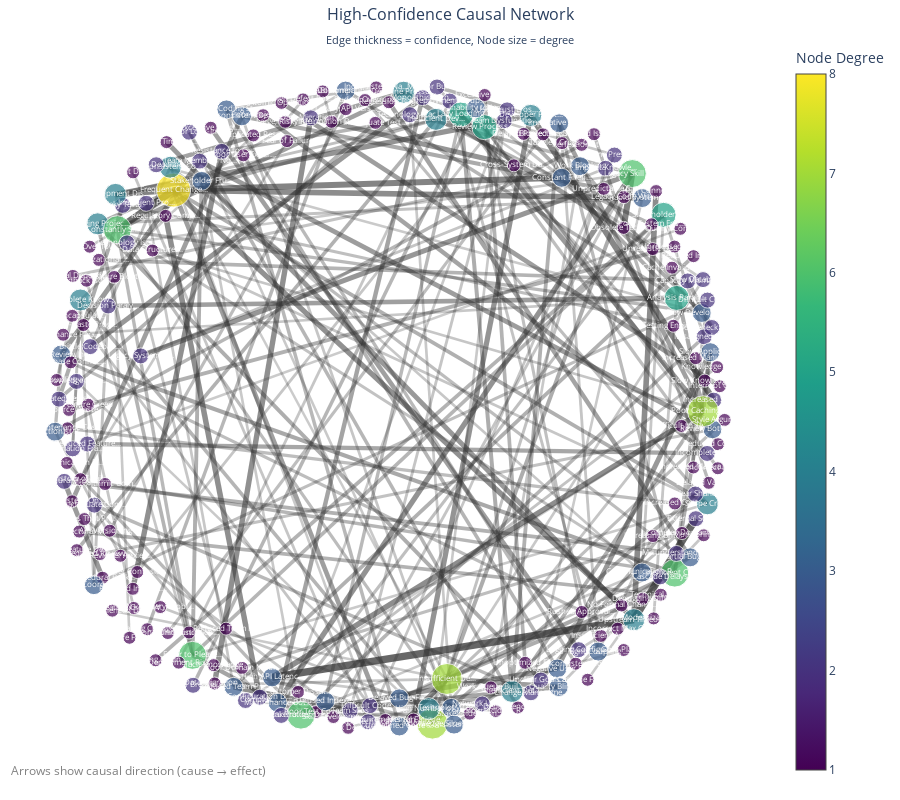

The notebook cell this image was saved under:
### Markdown cell above
## 4. Interactive Plotly Network Visualization

### Code cell
# Create network graph with high-confidence relationships
high_confidence_threshold = df['confidence'].quantile(0.8)  # Top 20%
high_conf_df = df[df['confidence'] >= high_confidence_threshold]

print(f"Using threshold: {high_confidence_threshold:.3f}")
print(f"High confidence relationships: {len(high_conf_df)}")

# Create network graph
G = nx.DiGraph()

# Add nodes and edges
for _, row in high_conf_df.iterrows():
    # Determine source and target based on stronger direction
    if '→' in row['stronger_direction']:
        source, target = row['stronger_direction'].split(' → ')
        G.add_edge(source.strip(), target.strip(), 
                  confidence=row['confidence'],
                  stronger_score=row['stronger_score'])

print(f"Network: {G.number_of_nodes()} nodes, {G.number_of_edges()} edges")

# Calculate layout
pos = nx.spring_layout(G, k=3, iterations=50, seed=42)

# Prepare data for plotly
node_trace = go.Scatter(
    x=[pos[node][0] for node in G.nodes()],
    y=[pos[node][1] for node in G.nodes()],
    mode='markers+text',
    text=[node[:15] + '...' if len(node) > 15 else node for node in G.nodes()],
    textposition="middle center",
    textfont=dict(size=8, color='white'),
    marker=dict(
        size=[G.degree(node) * 3 + 10 for node in G.nodes()],
        color=[G.degree(node) for node in G.nodes()],
        colorscale='Viridis',
        colorbar=dict(title="Node Degree"),
        line=dict(width=1, color='white')
    ),
    hovertemplate='<b>%{text}</b><br>Connections: %{marker.color}<extra></extra>',
    name='Problems'
)

# Create edges
edge_trace = []
for edge in G.edges(data=True):
    x0, y0 = pos[edge[0]]
    x1, y1 = pos[edge[1]]
    confidence = edge[2]['confidence']
    
    edge_trace.append(
        go.Scatter(
            x=[x0, x1, None],
            y=[y0, y1, None],
            mode='lines',
            line=dict(width=confidence * 10, color=f'rgba(50,50,50,{confidence})'),
            hoverinfo='none',
            showlegend=False
        )
    )

# Create the figure
fig = go.Figure(data=edge_trace + [node_trace],
                layout=go.Layout(
                    title=dict(
                        text='High-Confidence Causal Network<br><sub>Edge thickness = confidence, Node size = degree</sub>',
                        x=0.5,
                        font=dict(size=16)
                    ),
                    showlegend=False,
                    hovermode='closest',
                    margin=dict(b=20,l=5,r=5,t=40),
                    annotations=[
                        dict(
                            text="Arrows show causal direction (cause → effect)",
                            showarrow=False,
                            xref="paper", yref="paper",
                            x=0.005, y=-0.002,
                            font=dict(size=12, color="gray")
                        )
                    ],
                    xaxis=dict(showgrid=False, zeroline=False, showticklabels=False),
                    yaxis=dict(showgrid=False, zeroline=False, showticklabels=False),
                    plot_bgcolor='white',
                    height=800
                ))

fig.show()
